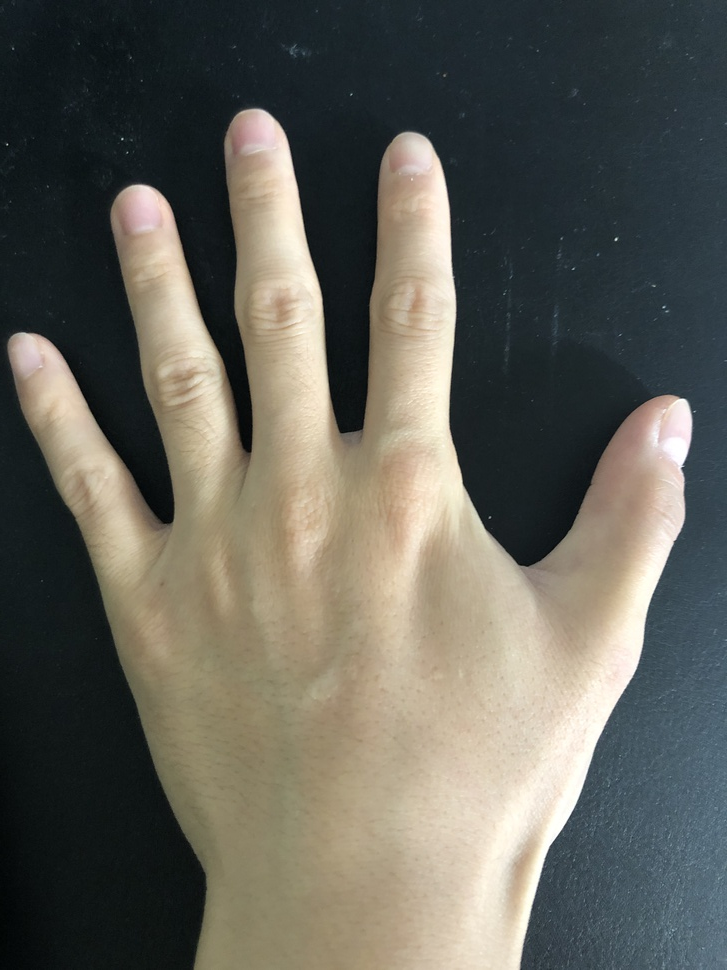
#> input picture Hand.jpg, 727 x 970 px, shrunk from 3024 x 4032 before the run
$ python L18_Contours.py
#> lines starting #> are read from the running program, lines starting #| are printed output that depends on the picture; after the words box and inside, x2 and y2 are one past the last pixel; in counts of white or black regions, pixels touching at a corner belong together
#> further down, img is the input picture: shape (970, 727, 3); mean B, G, R 89.5, 97.8, 98.8
import numpy as np
import cv2 as cv
from matplotlib import pyplot as plt

def contours(img):
    gray = cv.cvtColor(img, cv.COLOR_BGR2GRAY)
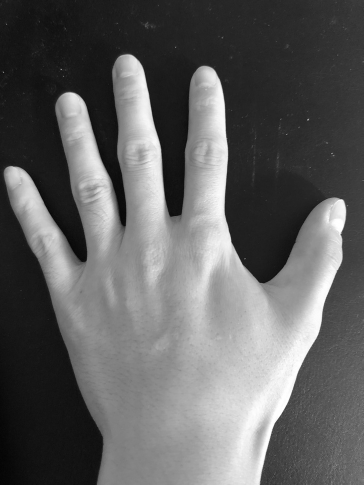
#> gray: shape (970, 727) (shown at 1/2 size); min 1, max 255, mean 97.2
    ret1, thresh1 = cv.threshold(gray, 127, 255, cv.THRESH_BINARY + cv.THRESH_OTSU)
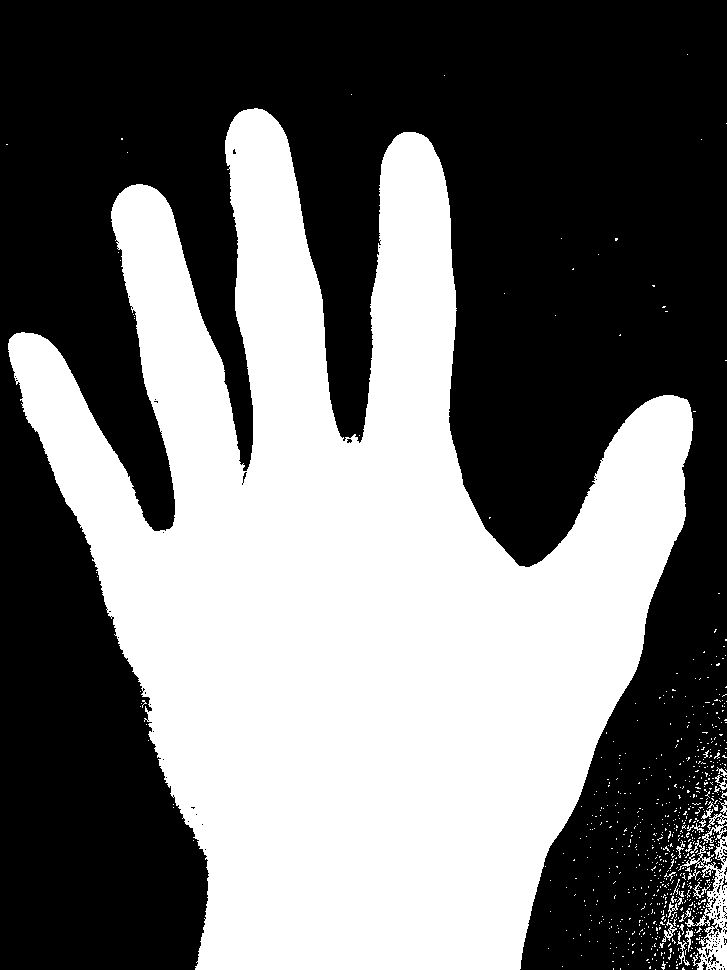
#> thresh1: shape (970, 727); 44.2% white; 693 white regions (669 under 20 px), largest, box (x1, y1, x2, y2) and area: (8, 108, 693, 970) 306663, (678, 813, 727, 970) 2463, (677, 931, 690, 966) 104
#> ret1 = 104
    ret2, thresh2 = cv.threshold(gray, 127, 255, 0)
#> thresh2: shape (970, 727); 40% white; 163 white regions (155 under 20 px), largest, box (x1, y1, x2, y2) and area: (10, 109, 693, 970) 281197, (248, 742, 259, 752) 56, (226, 139, 232, 155) 44
    thresh3 = cv.adaptiveThreshold(gray, 255, cv.ADAPTIVE_THRESH_MEAN_C, cv.THRESH_BINARY, 11, 2)
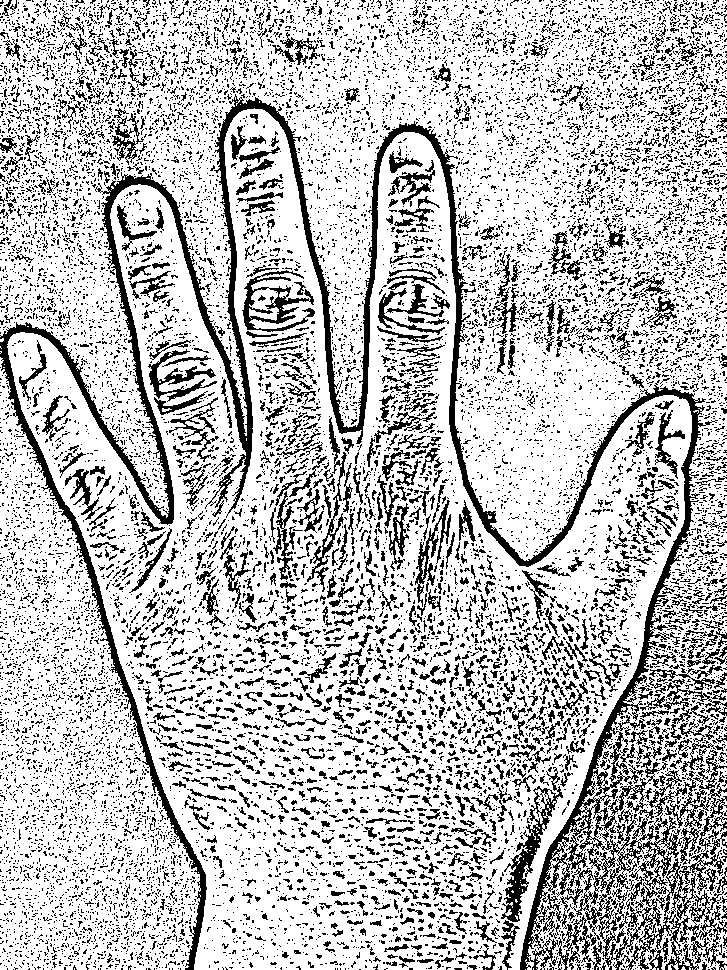
#> thresh3: shape (970, 727); 75.4% white; black in thin lines or dots
    thresh4 = cv.adaptiveThreshold(gray, 255, cv.ADAPTIVE_THRESH_GAUSSIAN_C, cv.THRESH_BINARY, 11, 2)
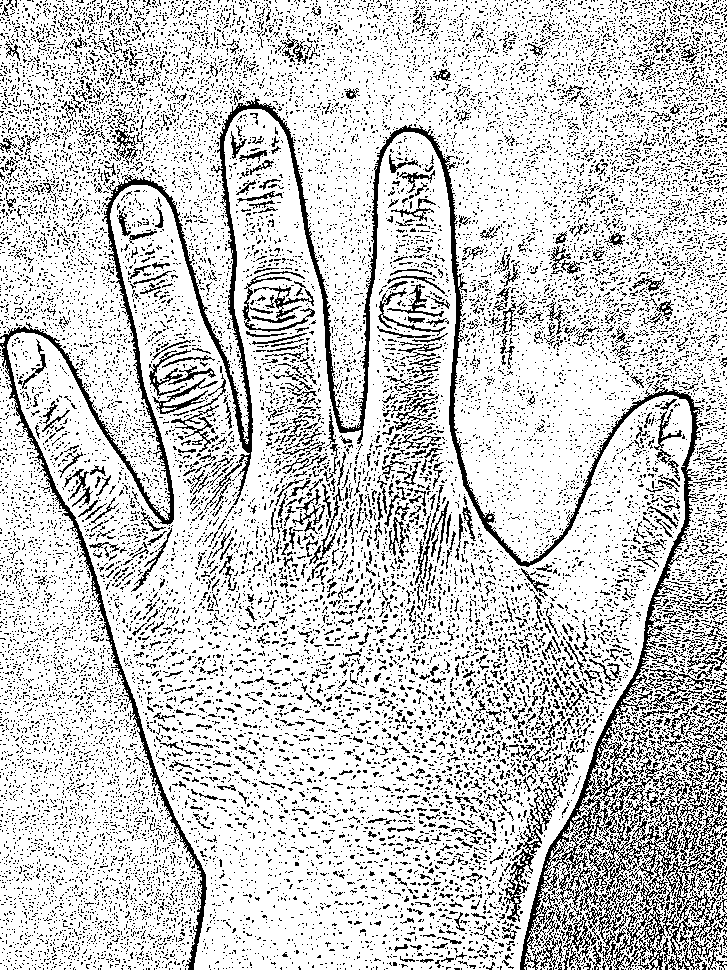
#> thresh4: shape (970, 727); 79.6% white; black in thin lines or dots

    contours1, hierarchy1 = cv.findContours(thresh1, cv.RETR_TREE, cv.CHAIN_APPROX_SIMPLE)
#> contours1 = 897 contours, 872 with area under 20; largest, box (x1, y1, x2, y2) and area: (8, 108, 693, 970) 304578, (678, 813, 727, 970) 2340, (662, 919, 677, 942) 81, (715, 775, 727, 790) 52, (685, 928, 693, 952) 46
    contours2, hierarchy2 = cv.findContours(thresh2, cv.RETR_TREE, cv.CHAIN_APPROX_SIMPLE)
#> contours2 = 504 contours, 460 with area under 20; largest, box (x1, y1, x2, y2) and area: (10, 109, 693, 970) 282798, (215, 732, 285, 821) 2220, (198, 590, 223, 641) 534, (272, 745, 292, 765) 136, (234, 816, 248, 830) 78
    contours3, hierarchy3 = cv.findContours(thresh3, cv.RETR_TREE, cv.CHAIN_APPROX_SIMPLE)
#> contours3 = 22888 contours, 20671 with area under 20; largest, box (x1, y1, x2, y2) and area: (7, 108, 692, 970) 308192, (0, 0, 727, 970) 289534, (0, 357, 201, 970) 67394, (500, 785, 564, 923) 2010, (241, 275, 310, 333) 1597
    contours4, hierarchy4 = cv.findContours(thresh4, cv.RETR_TREE, cv.CHAIN_APPROX_SIMPLE)
#> contours4 = 28902 contours, 27133 with area under 20; largest, box (x1, y1, x2, y2) and area: (7, 109, 692, 970) 309271, (0, 0, 727, 970) 296738, (0, 346, 202, 970) 68818, (504, 848, 535, 923) 774, (152, 377, 209, 415) 572
    contours5, hierarchy5 = cv.findContours(thresh4, cv.RETR_TREE, cv.CHAIN_APPROX_NONE)
#> contours5 has the same summary as contours4

    img = np.zeros(img.shape, dtype=np.uint8)

    img1 = cv.drawContours(img, contours1, -1, (0, 255, 0), 3)
    img2 = cv.drawContours(img, contours2, -1, (0, 255, 0), 3)
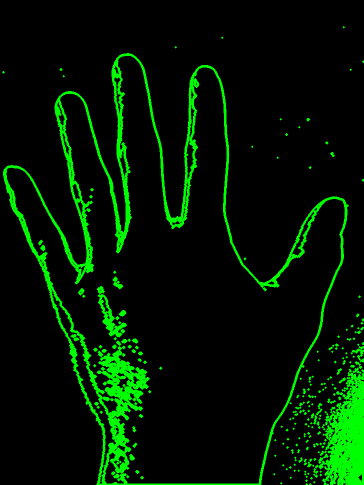
#> img2: shape (970, 727, 3) (shown at 1/2 size); mean B, G, R 0, 23.4, 0
    img3 = cv.drawContours(img, contours3, -1, (0, 255, 0), 3)
    img4 = cv.drawContours(img, contours4, -1, (0, 255, 0), 3)
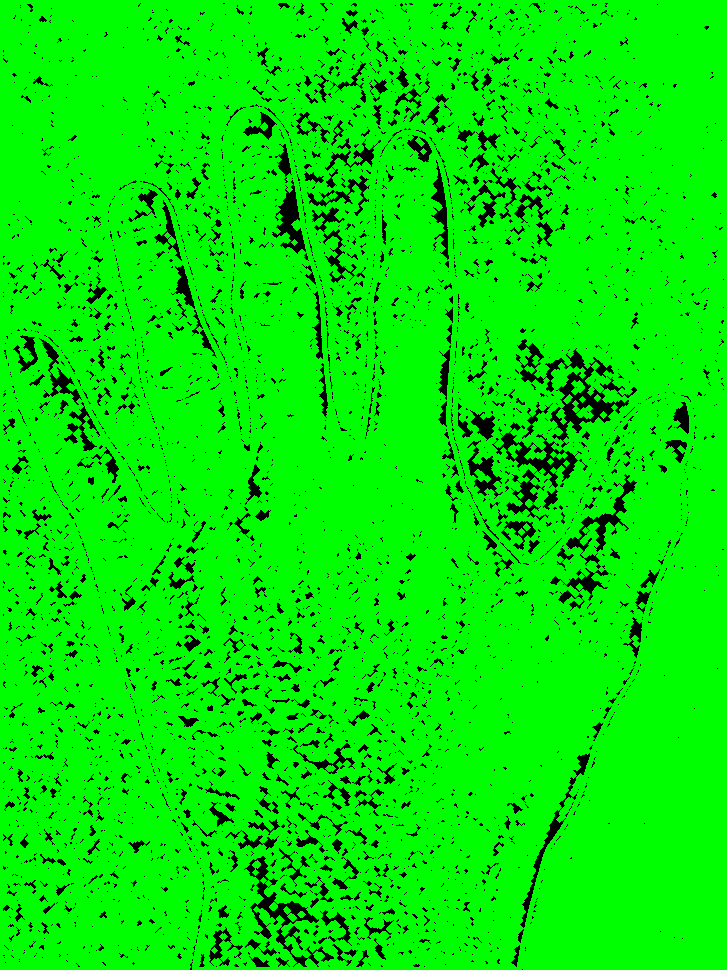
#> img4: shape (970, 727, 3); mean B, G, R 0, 232.7, 0
    img5 = cv.drawContours(img, contours5, -1, (0, 255, 0), 3)

    titles = ['Original', 'Ostu+Simple', 'Simple+Simple', 'AdaptiveMean+Simple', 'AdaptiveGaussian+Simple',
              'AdaptiveGaussian+None']
    imgs = [img,img1,img2,img3,img4,img5]
    imgs = [img,thresh1,thresh2,thresh3,thresh4,thresh4]

    for i in range(6):
        plt.subplot(2,3,i+1)
        plt.imshow(imgs[i])
        plt.title(titles[i])
        plt.xticks([]), plt.yticks([])
    plt.show()

img = cv.imread('Hand.jpg')
contours(img)
cv.waitKey(0)
cv.destroyAllWindows()

$ run again, with 8Kleaves.jpg copied over Hand.jpg
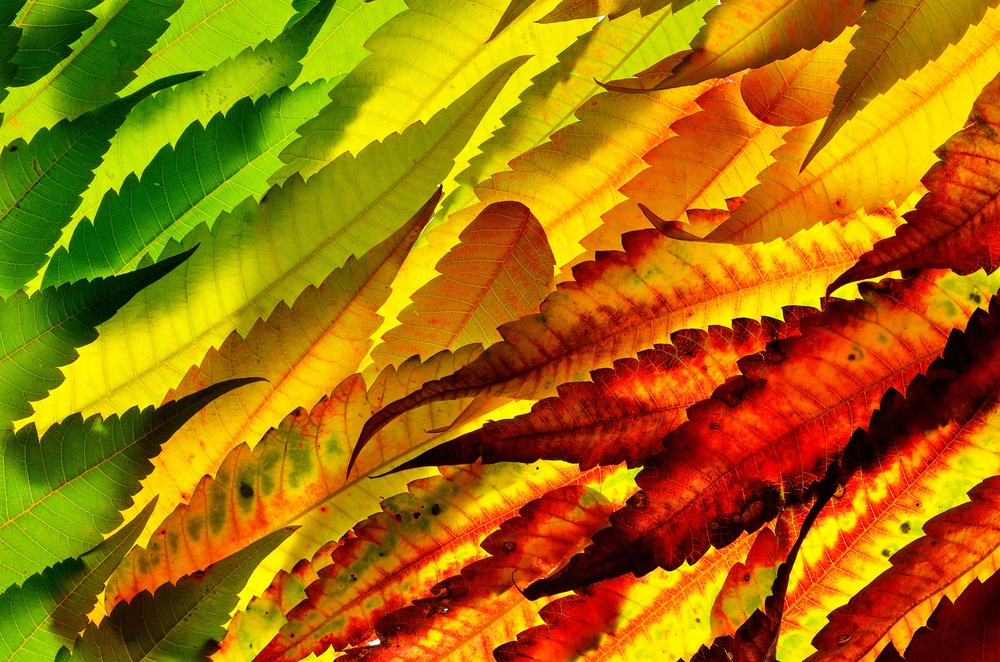
#> input picture 8Kleaves.jpg, 1000 x 662 px, shrunk from 4928 x 3264 before the run
#> img is the input picture: shape (662, 1000, 3); mean B, G, R 5.7, 112.7, 164.2
#> in contours, `ret1, thresh1 = cv.threshold(gray, 127, 255, cv.THRESH_BINARY + cv.THR..`:
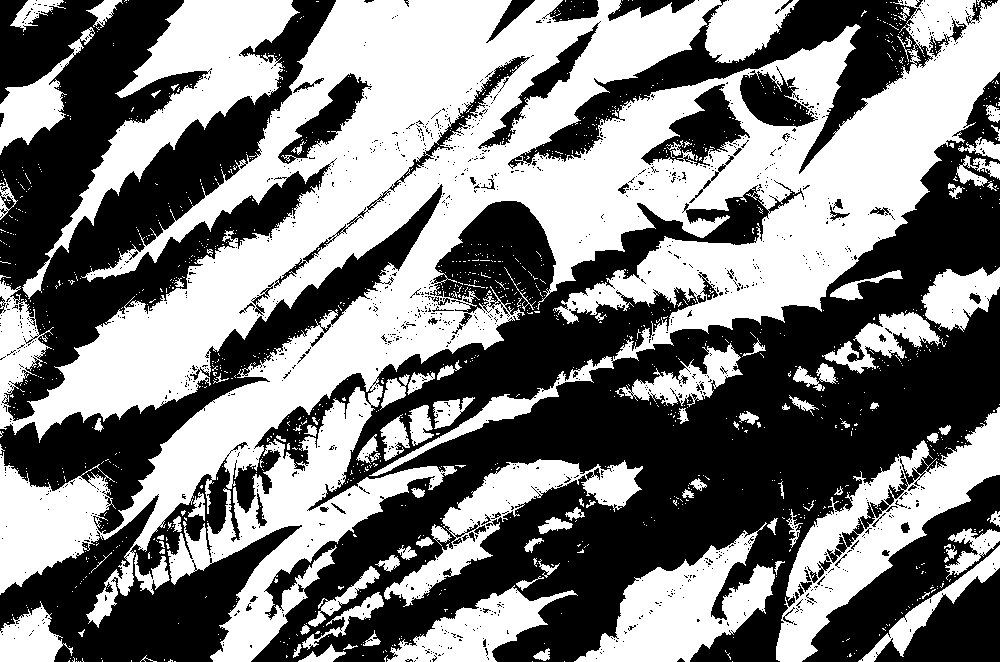
#> thresh1: shape (662, 1000); 49.5% white; 1321 white regions (1219 under 20 px), largest, box (x1, y1, x2, y2) and area: (0, 0, 1000, 662) 229992, (22, 0, 300, 299) 17789, (776, 407, 1000, 662) 16643
#> ret1 = 116
#> thresh2: shape (662, 1000); 42.9% white; 1349 white regions (1220 under 20 px), largest, box (x1, y1, x2, y2) and area: (0, 0, 1000, 595) 172457, (23, 0, 299, 299) 17099, (208, 391, 444, 662) 16617
#> thresh3: shape (662, 1000); 57.7% white; 6615 black regions (5976 under 20 px), largest, box (x1, y1, x2, y2) and area: (118, 65, 1000, 662) 103589, (0, 0, 336, 520) 28938, (81, 54, 536, 452) 19531
#> thresh4: shape (662, 1000); 60.1% white; black in thin lines or dots
#> contours1 = 3909 contours, 3683 with area under 20; largest, box (x1, y1, x2, y2) and area: (0, 0, 1000, 662) 242588, (776, 407, 1000, 662) 18140, (22, 0, 300, 299) 17230, (574, 522, 775, 662) 12028, (384, 459, 643, 607) 8993
#> contours2 = 3784 contours, 3560 with area under 20; largest, box (x1, y1, x2, y2) and area: (0, 0, 1000, 595) 184093, (776, 408, 1000, 662) 17347, (23, 0, 299, 299) 16512, (208, 391, 444, 662) 16056, (575, 523, 767, 662) 9924
#> contours3 = 18248 contours, 16091 with area under 20; largest, box (x1, y1, x2, y2) and area: (0, 0, 1000, 662) 468350, (0, 0, 168, 156) 11504, (112, 0, 321, 98) 7780, (889, 546, 1000, 662) 6744, (258, 53, 537, 220) 4810
#> contours4 = 27327 contours, 24248 with area under 20; largest, box (x1, y1, x2, y2) and area: (0, 0, 1000, 662) 568668, (0, 0, 321, 156) 23518, (857, 545, 1000, 662) 7264, (469, 484, 687, 602) 6550, (342, 260, 602, 486) 6431
#> contours5 has the same summary as contours4
#> in contours, `img4 = cv.drawContours(img, contours4, -1, (0, 255, 0), 3)`:
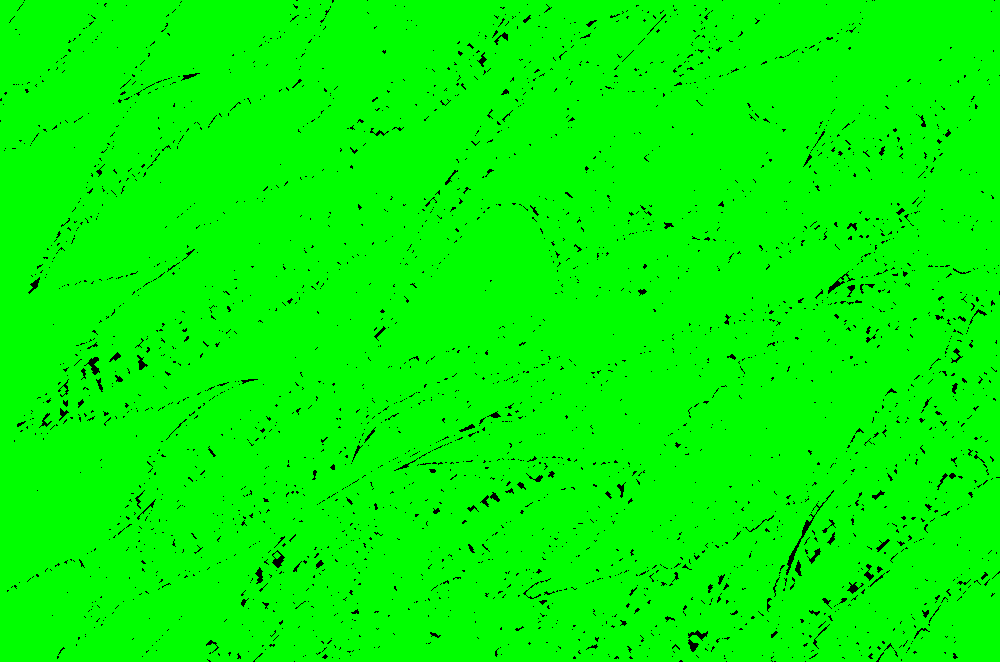
#> img4: shape (662, 1000, 3); mean B, G, R 0, 249.2, 0

$ run again, with Circle.jpg copied over Hand.jpg
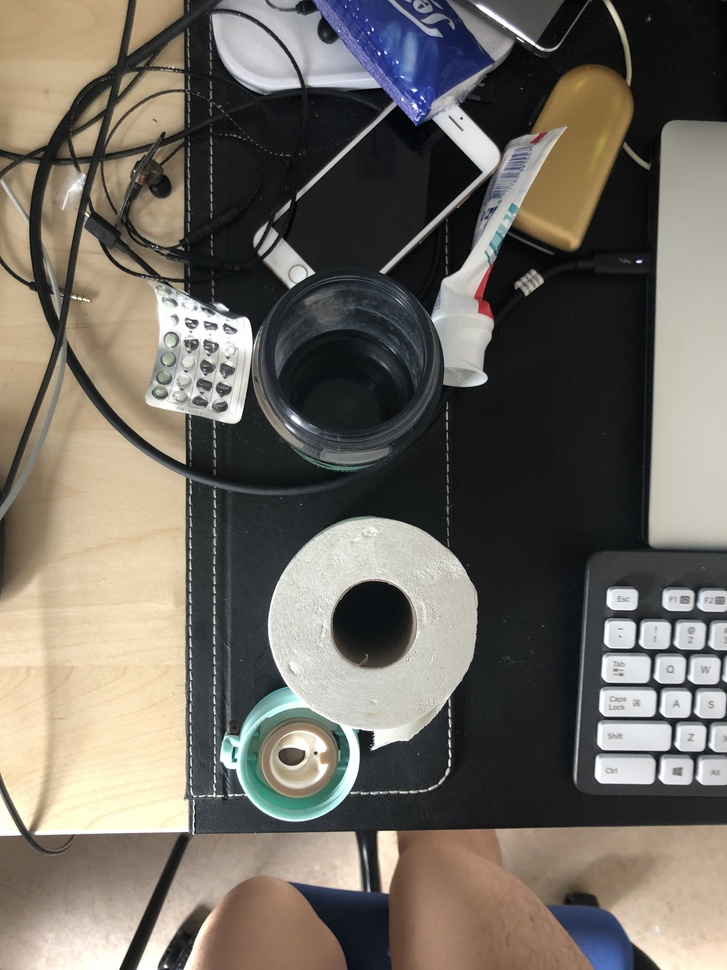
#> input picture Circle.jpg, 727 x 970 px, shrunk from 3024 x 4032 before the run
#> img is the input picture: shape (970, 727, 3); mean B, G, R 98.9, 107.1, 112.6
#> in contours, `ret1, thresh1 = cv.threshold(gray, 127, 255, cv.THRESH_BINARY + cv.THR..`:
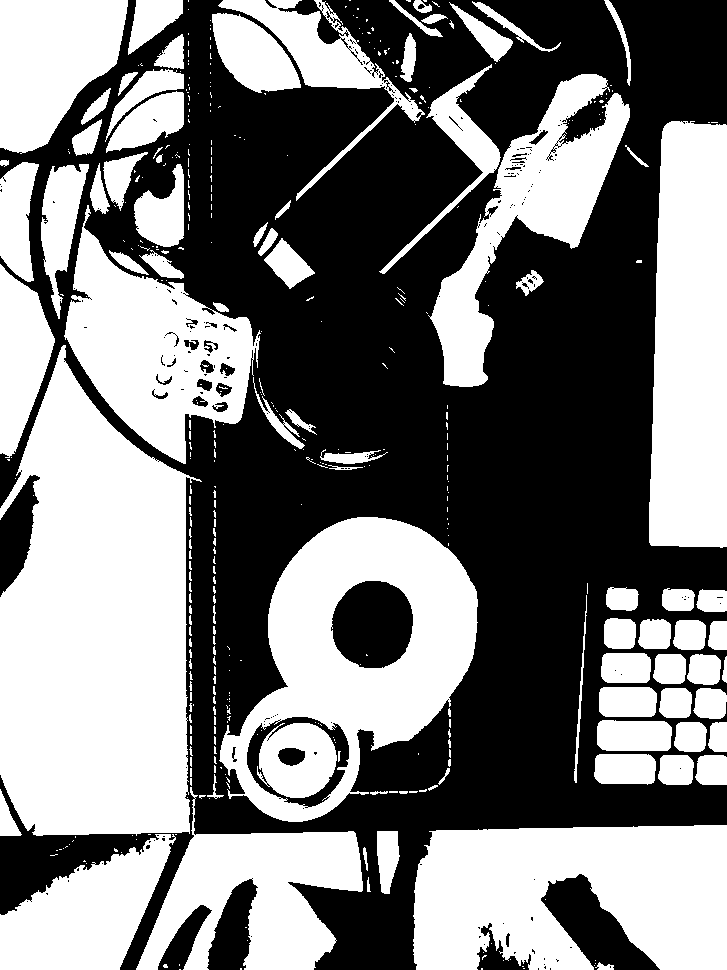
#> thresh1: shape (970, 727); 48.7% white; 427 white regions (327 under 20 px), largest, box (x1, y1, x2, y2) and area: (0, 345, 202, 836) 71904, (413, 825, 727, 970) 37836, (219, 517, 478, 822) 36132
#> ret1 = 109
#> thresh2: shape (970, 727); 41.9% white; 500 white regions (406 under 20 px), largest, box (x1, y1, x2, y2) and area: (0, 363, 190, 835) 68076, (220, 517, 478, 822) 34785, (649, 125, 727, 546) 29660
#> thresh3: shape (970, 727); 70.1% white; 7153 black regions (6512 under 20 px), largest, box (x1, y1, x2, y2) and area: (0, 0, 727, 970) 111629, (588, 575, 727, 792) 8690, (241, 708, 350, 817) 4644
#> thresh4: shape (970, 727); 75.3% white; 10176 black regions (9557 under 20 px)
#> contours1 = 812 contours, 697 with area under 20; largest, box (x1, y1, x2, y2) and area: (0, 345, 202, 836) 71236, (219, 517, 478, 822) 48302, (413, 825, 727, 970) 37295, (649, 121, 727, 548) 29974, (64, 205, 261, 464) 24174
#> contours2 = 756 contours, 639 with area under 20; largest, box (x1, y1, x2, y2) and area: (0, 363, 190, 835) 67495, (220, 517, 478, 822) 48113, (649, 125, 727, 546) 29176, (66, 206, 260, 464) 22956, (443, 825, 727, 970) 21459
#> contours3 = 11176 contours, 9967 with area under 20; largest, box (x1, y1, x2, y2) and area: (0, 203, 478, 970) 170591, (313, 273, 727, 970) 81536, (387, 825, 727, 970) 42524, (649, 120, 727, 549) 30293, (407, 64, 634, 387) 22358
#> contours4 = 15584 contours, 14439 with area under 20; largest, box (x1, y1, x2, y2) and area: (0, 64, 727, 970) 335858, (301, 825, 727, 970) 49392, (90, 0, 515, 326) 42362, (649, 120, 727, 550) 30390, (0, 0, 129, 155) 13894
#> contours5 has the same summary as contours4
#> in contours, `img4 = cv.drawContours(img, contours4, -1, (0, 255, 0), 3)`:
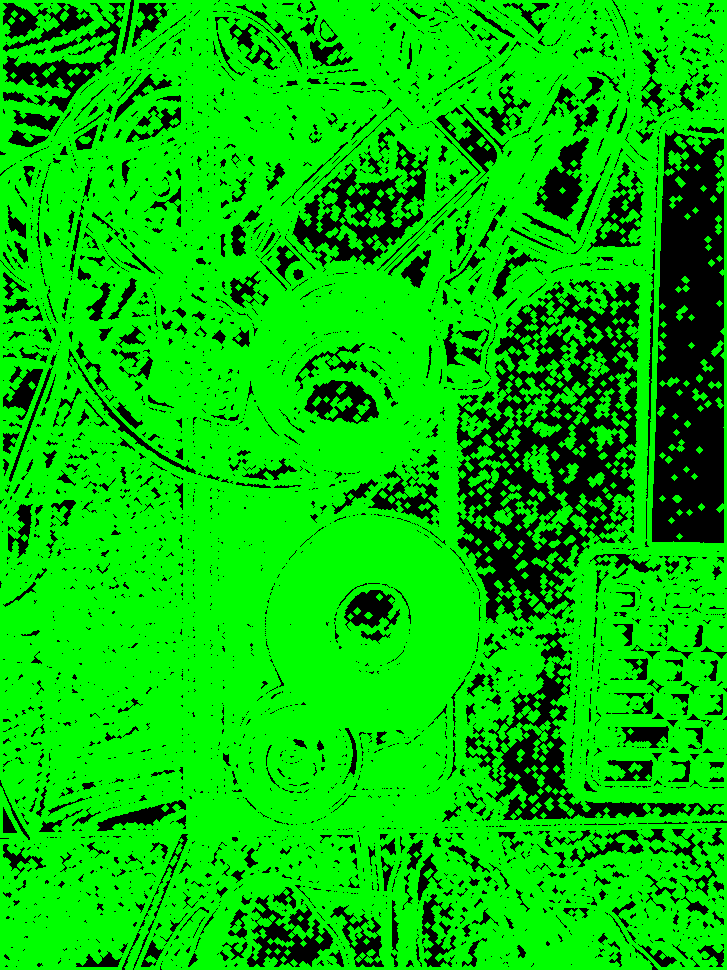
#> img4: shape (970, 727, 3); mean B, G, R 0, 201.6, 0
